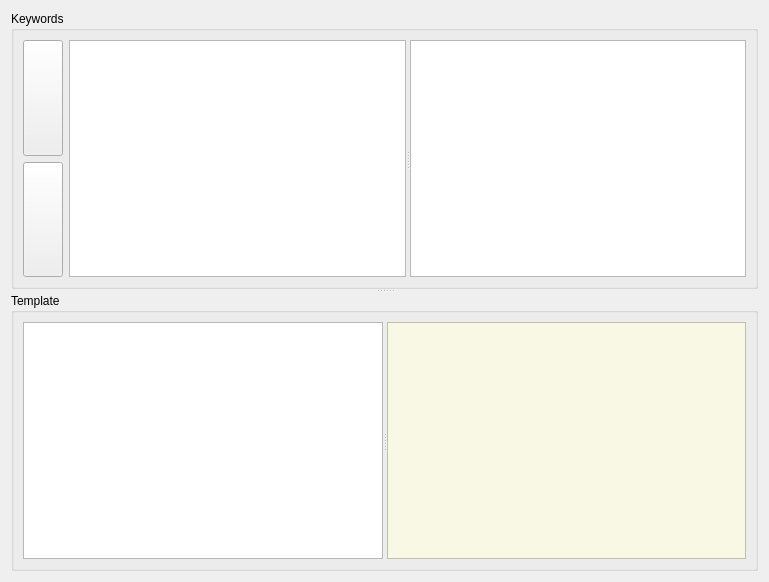
<?xml version="1.0" encoding="UTF-8"?>
<ui version="4.0">
 <class>Form</class>
 <widget class="QWidget" name="Form">
  <property name="geometry">
   <rect>
    <x>0</x>
    <y>0</y>
    <width>769</width>
    <height>582</height>
   </rect>
  </property>
  <property name="windowTitle">
   <string>Form</string>
  </property>
  <layout class="QVBoxLayout" name="verticalLayout_2">
   <item>
    <widget class="QSplitter" name="h_splitter">
     <property name="orientation">
      <enum>Qt::Vertical</enum>
     </property>
     <widget class="QGroupBox" name="groupBox">
      <property name="title">
       <string>Keywords</string>
      </property>
      <layout class="QHBoxLayout" name="horizontalLayout">
       <item>
        <layout class="QVBoxLayout" name="verticalLayout">
         <item>
          <widget class="QPushButton" name="pb_add">
           <property name="sizePolicy">
            <sizepolicy hsizetype="Fixed" vsizetype="Expanding">
             <horstretch>0</horstretch>
             <verstretch>0</verstretch>
            </sizepolicy>
           </property>
           <property name="toolTip">
            <string>add a keyword substitution</string>
           </property>
           <property name="text">
            <string/>
           </property>
           <property name="icon">
            <iconset>
             <normaloff>plus.bmp</normaloff>plus.bmp</iconset>
           </property>
          </widget>
         </item>
         <item>
          <widget class="QPushButton" name="pb_delete">
           <property name="sizePolicy">
            <sizepolicy hsizetype="Fixed" vsizetype="Expanding">
             <horstretch>0</horstretch>
             <verstretch>0</verstretch>
            </sizepolicy>
           </property>
           <property name="toolTip">
            <string>delete the selected keyword substitution</string>
           </property>
           <property name="text">
            <string/>
           </property>
           <property name="icon">
            <iconset>
             <normaloff>delete.bmp</normaloff>delete.bmp</iconset>
           </property>
          </widget>
         </item>
        </layout>
       </item>
       <item>
        <widget class="QSplitter" name="v_splitter">
         <property name="orientation">
          <enum>Qt::Horizontal</enum>
         </property>
         <widget class="QListWidget" name="listWidget">
          <property name="toolTip">
           <string>key word</string>
          </property>
          <property name="styleSheet">
           <string notr="true">b</string>
          </property>
         </widget>
         <widget class="QPlainTextEdit" name="plainTextEdit">
          <property name="toolTip">
           <string>value of key</string>
          </property>
         </widget>
        </widget>
       </item>
      </layout>
     </widget>
     <widget class="QGroupBox" name="groupBox_2">
      <property name="title">
       <string>Template</string>
      </property>
      <layout class="QHBoxLayout" name="horizontalLayout_2">
       <item>
        <widget class="QSplitter" name="splitter3">
         <property name="orientation">
          <enum>Qt::Horizontal</enum>
         </property>
         <widget class="QPlainTextEdit" name="template">
          <property name="toolTip">
           <string>email template, edit this</string>
          </property>
         </widget>
         <widget class="QPlainTextEdit" name="mail_merge">
          <property name="toolTip">
           <string>sample of merged document</string>
          </property>
          <property name="styleSheet">
           <string notr="true">background: #f8f8e4</string>
          </property>
          <property name="readOnly">
           <bool>true</bool>
          </property>
         </widget>
        </widget>
       </item>
      </layout>
     </widget>
    </widget>
   </item>
  </layout>
 </widget>
 <resources/>
 <connections/>
</ui>
